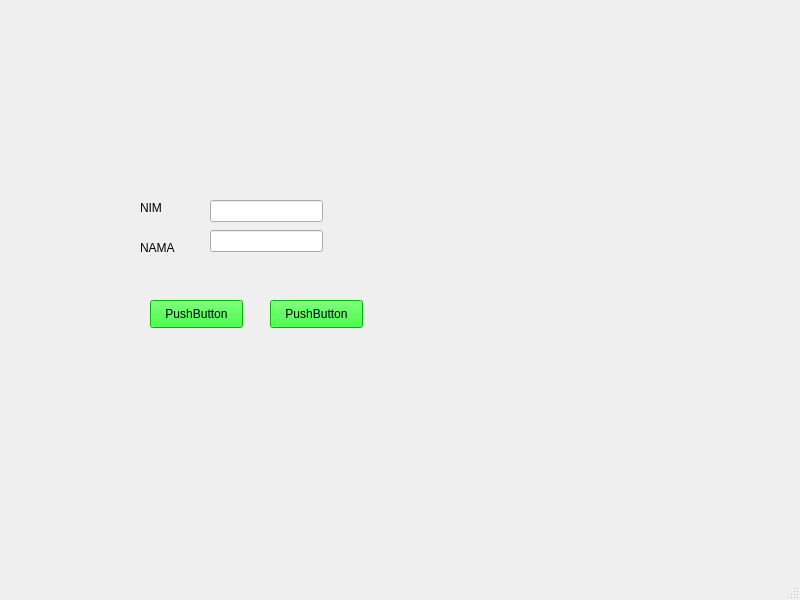
<?xml version="1.0" encoding="UTF-8"?>
<ui version="4.0">
 <class>MainWindow</class>
 <widget class="QMainWindow" name="MainWindow">
  <property name="geometry">
   <rect>
    <x>0</x>
    <y>0</y>
    <width>800</width>
    <height>600</height>
   </rect>
  </property>
  <property name="windowTitle">
   <string>MainWindow</string>
  </property>
  <widget class="QWidget" name="centralwidget">
   <widget class="QLabel" name="label">
    <property name="geometry">
     <rect>
      <x>140</x>
      <y>200</y>
      <width>55</width>
      <height>16</height>
     </rect>
    </property>
    <property name="text">
     <string>NIM</string>
    </property>
   </widget>
   <widget class="QLabel" name="label_2">
    <property name="geometry">
     <rect>
      <x>140</x>
      <y>240</y>
      <width>55</width>
      <height>16</height>
     </rect>
    </property>
    <property name="text">
     <string>NAMA</string>
    </property>
   </widget>
   <widget class="QLineEdit" name="lineEdit">
    <property name="geometry">
     <rect>
      <x>210</x>
      <y>200</y>
      <width>113</width>
      <height>22</height>
     </rect>
    </property>
   </widget>
   <widget class="QLineEdit" name="lineEdit_2">
    <property name="geometry">
     <rect>
      <x>210</x>
      <y>230</y>
      <width>113</width>
      <height>22</height>
     </rect>
    </property>
   </widget>
   <widget class="QPushButton" name="pushButton">
    <property name="geometry">
     <rect>
      <x>150</x>
      <y>300</y>
      <width>93</width>
      <height>28</height>
     </rect>
    </property>
    <property name="styleSheet">
     <string notr="true">background-color: rgb(0, 255, 0);</string>
    </property>
    <property name="text">
     <string>PushButton</string>
    </property>
   </widget>
   <widget class="QPushButton" name="pushButton_2">
    <property name="geometry">
     <rect>
      <x>270</x>
      <y>300</y>
      <width>93</width>
      <height>28</height>
     </rect>
    </property>
    <property name="styleSheet">
     <string notr="true">background-color: rgb(0, 255, 0);</string>
    </property>
    <property name="text">
     <string>PushButton</string>
    </property>
   </widget>
  </widget>
  <widget class="QMenuBar" name="menubar">
   <property name="geometry">
    <rect>
     <x>0</x>
     <y>0</y>
     <width>800</width>
     <height>26</height>
    </rect>
   </property>
  </widget>
  <widget class="QStatusBar" name="statusbar"/>
 </widget>
 <resources/>
 <connections/>
</ui>
